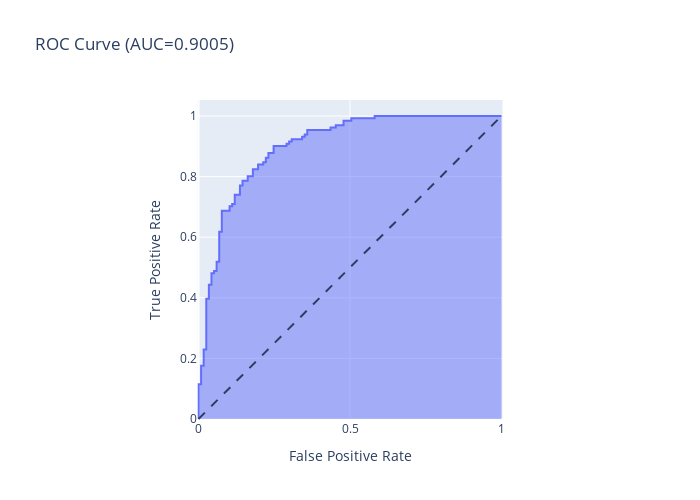

Notebook code for this chart:
### Code cell
import plotly.express as px
from sklearn.metrics import roc_curve, auc

final_rfm.fit(X_train, y_train)
y_score = final_rfm.predict_proba(X_test)

fpr, tpr, thresholds = roc_curve(y_test, y_score[:,1])
    
fig = px.area(
    x=fpr, y=tpr,
    title=f'ROC Curve (AUC={auc(fpr, tpr):.4f})',
    labels=dict(x='False Positive Rate', y='True Positive Rate'),
    width=700, height=500
)
fig.add_shape(
    type='line', line=dict(dash='dash'),
    x0=0, x1=1, y0=0, y1=1
)

fig.update_yaxes(scaleanchor="x", scaleratio=1)
fig.update_xaxes(constrain='domain')
fig.show()

### Figure 1 — Plotly figure (JSON) as saved in the notebook; plotly's stock layout.template omitted (floating-point values rounded to 4 significant figures)
{"data": [{"hovertemplate": "False Positive Rate=%{x}<br>True Positive Rate=%{y}<extra></extra>", "legendgroup": "", "line": {"color": "#636efa"}, "mode": "lines", "name": "", "orientation": "v", "showlegend": false, "stackgroup": "1", "type": "scatter", "x": [0, 0, 0, 0.008547, 0.008547, 0.01709, 0.01709, 0.02564, 0.02564, 0.03419, 0.03419, 0.04274, 0.04274, 0.05128, 0.05128, 0.05983, 0.05983, 0.06838, 0.06838, 0.07692, 0.07692, 0.1026, 0.1026, 0.1111, 0.1111, 0.1197, 0.1197, 0.1368, 0.1368, 0.1453, 0.1453, 0.1624, 0.1624, 0.1795, 0.1795, 0.1966, 0.1966, 0.2137, 0.2137, 0.2222, 0.2222, 0.2308, 0.2308, 0.2479, 0.2479, 0.2906, 0.2906, 0.2991, 0.2991, 0.3077, 0.3077, 0.3419, 0.3419, 0.3504, 0.3504, 0.359, 0.359, 0.4359, 0.4359, 0.453, 0.453, 0.4786, 0.4786, 0.5043, 0.5043, 0.5812, 0.5812, 1], "xaxis": "x", "y": [0, 0.007634, 0.1145, 0.1145, 0.1756, 0.1756, 0.229, 0.229, 0.3969, 0.3969, 0.4427, 0.4427, 0.4809, 0.4809, 0.4885, 0.4885, 0.5191, 0.5191, 0.6183, 0.6183, 0.687, 0.687, 0.7023, 0.7023, 0.7099, 0.7099, 0.7405, 0.7405, 0.771, 0.771, 0.7863, 0.7863, 0.8015, 0.8015, 0.8244, 0.8244, 0.8397, 0.8397, 0.8473, 0.8473, 0.8626, 0.8626, 0.8779, 0.8779, 0.9008, 0.9008, 0.9084, 0.9084, 0.916, 0.916, 0.9237, 0.9237, 0.9313, 0.9313, 0.9389, 0.9389, 0.9542, 0.9542, 0.9618, 0.9618, 0.9695, 0.9695, 0.9847, 0.9847, 0.9924, 0.9924, 1, 1], "yaxis": "y"}], "layout": {"height": 500, "legend": {"tracegroupgap": 0}, "shapes": [{"line": {"dash": "dash"}, "type": "line", "x0": 0, "x1": 1, "y0": 0, "y1": 1}], "title": {"text": "ROC Curve (AUC=0.9005)"}, "width": 700, "xaxis": {"anchor": "y", "constrain": "domain", "domain": [0, 1], "title": {"text": "False Positive Rate"}}, "yaxis": {"anchor": "x", "domain": [0, 1], "scaleanchor": "x", "scaleratio": 1, "title": {"text": "True Positive Rate"}}}}
